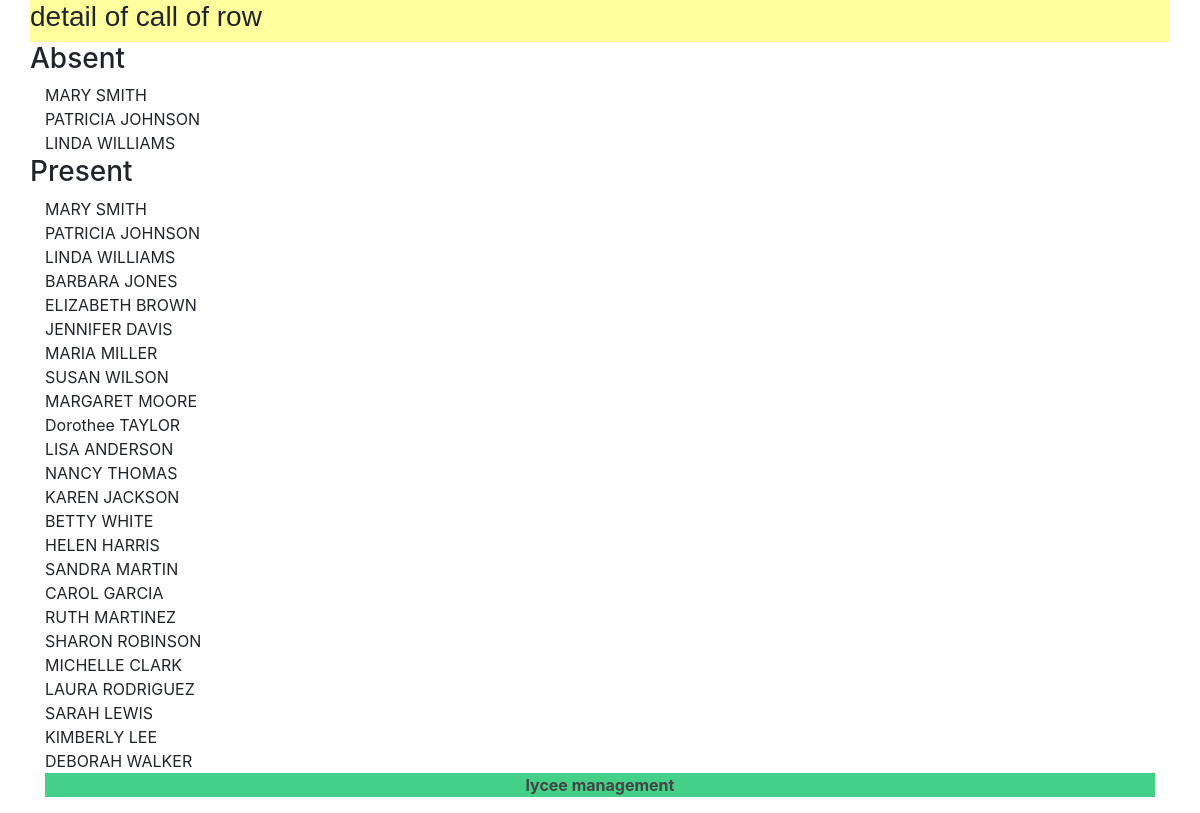
Screenshot of /lycee/cursuscall/view/1 with the database file from the repository.
### lycee/models.py (models this page shows)
class Student(models.Model):
    first_name = models.CharField(
        max_length=50,
        blank=False,
        null=False
    )
    birth_date = models.DateField(
        verbose_name='date of birth',
        blank=False,
        null=True
    )
    last_name = models.CharField(
        verbose_name="lastname",
        help_text="last name of the student",
        blank=False,  # pas de champ vide
        null=False,  # pas de champ null (a conjuguer avec default
        default="???",
        max_length=255,  # taille maximale du champ
    )
    phone = models.CharField(
        verbose_name="Phone number",
        help_text="phone number of the student",
        blank=False,  # pas de champ vide
        null=False,  # pas de champ null (a conjuguer avec default
        default="0999999999",
        max_length=10,  # taille maximale du champ
    )
    email = models.EmailField(
        verbose_name="Email",
        help_text="",
        blank=False,  # pas de champ vide
        null=False,  # pas de champ null (a conjuguer avec default
        default="x@y.z",
        max_length=255,  # taille maximale du champ
    )
    comments = models.CharField(
        verbose_name="comments",
        help_text="some comments about the student",
        blank=True,
        null=False,  # pas de champ null (a conjuguer avec default
        default="",
        max_length=255,  # taille maximale du champ
    )
    cursus = models.ForeignKey(
        Cursus,
        on_delete=models.CASCADE,  # necessaire selon la version de Django
        null=True
    )
    def __str__(self):
        return '{} {} {}'.format(self.first_name, self.last_name, self.email)

### lycee/views.py (the view)
# urls.py: path('lycee/cursuscall/view/<int:presence_id>',views.detail_callview,name='update student'),
def detail_callview(request, presence_id):
    Students_abs = Presence.objects.get(pk=presence_id).student.all()
    cursus_id = Presence.objects.get(pk=presence_id).cursus
    Student_pre = Student.objects.filter(cursus=cursus_id)
    print(Student_pre)
    for absent in Students_abs:
        Student_pre.exclude(id=absent.id)
    context = {
        'Absent_list': Students_abs,
        'Present_list': Student_pre
    }
    print()
    return render(request, 'lycee/call/detail_call.html', context)

### lycee/templates/lycee/call/detail_call.html
{% extends 'master.html' %}
{% load static %}
{%if liste%}
  {% block title %}
    detail of call of row
  {% endblock %}
  {% block content %}
    <div class="container">
      <div class="row"><h3>Absent</h3></div>
      {% for student in Absent_list %}
          <div class="row">
            <div class='col-sm-2'>
              {{student.first_name}} {{student.last_name}}
            </div>
          </div>
      {% endfor %}
      <div class="row"><h3>Present</h3></div>
      {% for student in Present_list %}
          <div class="row">
            <div class='col-sm-2'>
              {{student.first_name}} {{student.last_name}}
            </div>
          </div>
      {% endfor %}
    </div>
    {% endblock %}
    {% else %}
    <p>No Cursus to show</p>
    {% endif %}

### lycee/static/lycee/style.css (style rules this page uses)
html { position: relative; min-height: 100%; }

### rows the page displays
Student: first_name "MARY", last_name "SMITH"
Student: first_name "PATRICIA", last_name "JOHNSON"
Student: first_name "LINDA", last_name "WILLIAMS"
Student: first_name "BARBARA", last_name "JONES"
Student: first_name "ELIZABETH", last_name "BROWN"
Student: first_name "JENNIFER", last_name "DAVIS"
Student: first_name "MARIA", last_name "MILLER"
Student: first_name "SUSAN", last_name "WILSON"
Student: first_name "MARGARET", last_name "MOORE"
Student: first_name "Dorothee", last_name "TAYLOR"
Student: first_name "LISA", last_name "ANDERSON"
Student: first_name "NANCY", last_name "THOMAS"
Student: first_name "KAREN", last_name "JACKSON"
Student: first_name "BETTY", last_name "WHITE"
Student: first_name "HELEN", last_name "HARRIS"
Student: first_name "SANDRA", last_name "MARTIN"
Student: first_name "CAROL", last_name "GARCIA"
Student: first_name "RUTH", last_name "MARTINEZ"
Student: first_name "SHARON", last_name "ROBINSON"
Student: first_name "MICHELLE", last_name "CLARK"
Student: first_name "LAURA", last_name "RODRIGUEZ"
Student: first_name "SARAH", last_name "LEWIS"
Student: first_name "KIMBERLY", last_name "LEE"
Student: first_name "DEBORAH", last_name "WALKER"
